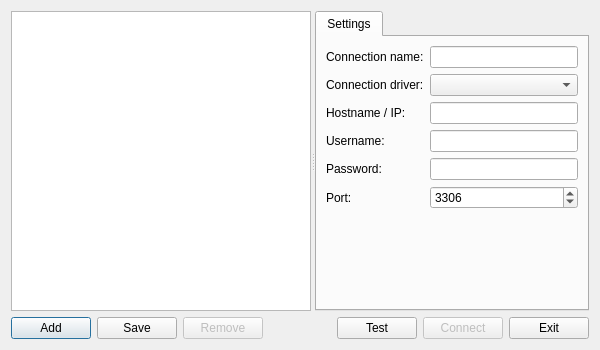
<?xml version="1.0" encoding="UTF-8"?>
<ui version="4.0">
 <class>ConnectionsDialog</class>
 <widget class="QDialog" name="ConnectionsDialog">
  <property name="geometry">
   <rect>
    <x>0</x>
    <y>0</y>
    <width>600</width>
    <height>350</height>
   </rect>
  </property>
  <property name="sizePolicy">
   <sizepolicy hsizetype="Expanding" vsizetype="Expanding">
    <horstretch>0</horstretch>
    <verstretch>0</verstretch>
   </sizepolicy>
  </property>
  <property name="minimumSize">
   <size>
    <width>500</width>
    <height>350</height>
   </size>
  </property>
  <property name="windowTitle">
   <string>Connections - Qt SQL Manager</string>
  </property>
  <property name="windowIcon">
   <iconset resource="assets.qrc">
    <normaloff>:/img/img/logo.png</normaloff>:/img/img/logo.png</iconset>
  </property>
  <layout class="QGridLayout" name="gridLayout_2">
   <item row="0" column="0">
    <layout class="QGridLayout" name="gridLayout">
     <item row="0" column="0">
      <layout class="QHBoxLayout" name="horizontalLayout_2">
       <item>
        <widget class="QSplitter" name="Splitter_Top">
         <property name="orientation">
          <enum>Qt::Horizontal</enum>
         </property>
         <widget class="QListWidget" name="List_Connections">
          <property name="minimumSize">
           <size>
            <width>100</width>
            <height>0</height>
           </size>
          </property>
         </widget>
         <widget class="QTabWidget" name="tabWidget">
          <property name="currentIndex">
           <number>0</number>
          </property>
          <widget class="QWidget" name="Tab_Settings">
           <attribute name="title">
            <string>Settings</string>
           </attribute>
           <layout class="QGridLayout" name="gridLayout_3">
            <item row="0" column="0">
             <layout class="QFormLayout" name="formLayout">
              <item row="0" column="0">
               <widget class="QLabel" name="label_6">
                <property name="text">
                 <string>Connection name:</string>
                </property>
               </widget>
              </item>
              <item row="0" column="1">
               <widget class="QLineEdit" name="Input_ConnectionName"/>
              </item>
              <item row="1" column="0">
               <widget class="QLabel" name="label_2">
                <property name="text">
                 <string>Connection driver:</string>
                </property>
               </widget>
              </item>
              <item row="1" column="1">
               <widget class="QComboBox" name="Input_Driver">
                <property name="sizePolicy">
                 <sizepolicy hsizetype="Expanding" vsizetype="Fixed">
                  <horstretch>0</horstretch>
                  <verstretch>0</verstretch>
                 </sizepolicy>
                </property>
                <property name="editable">
                 <bool>false</bool>
                </property>
               </widget>
              </item>
              <item row="2" column="0">
               <widget class="QLabel" name="label">
                <property name="text">
                 <string>Hostname / IP:</string>
                </property>
               </widget>
              </item>
              <item row="2" column="1">
               <widget class="QLineEdit" name="Input_Hostname"/>
              </item>
              <item row="3" column="0">
               <widget class="QLabel" name="label_3">
                <property name="text">
                 <string>Username:</string>
                </property>
               </widget>
              </item>
              <item row="3" column="1">
               <widget class="QLineEdit" name="Input_Username"/>
              </item>
              <item row="4" column="0">
               <widget class="QLabel" name="label_4">
                <property name="text">
                 <string>Password:</string>
                </property>
               </widget>
              </item>
              <item row="4" column="1">
               <widget class="QLineEdit" name="Input_Password">
                <property name="echoMode">
                 <enum>QLineEdit::PasswordEchoOnEdit</enum>
                </property>
                <property name="clearButtonEnabled">
                 <bool>false</bool>
                </property>
               </widget>
              </item>
              <item row="5" column="0">
               <widget class="QLabel" name="label_5">
                <property name="text">
                 <string>Port:</string>
                </property>
               </widget>
              </item>
              <item row="5" column="1">
               <widget class="QSpinBox" name="Input_Port">
                <property name="sizePolicy">
                 <sizepolicy hsizetype="Expanding" vsizetype="Fixed">
                  <horstretch>0</horstretch>
                  <verstretch>0</verstretch>
                 </sizepolicy>
                </property>
                <property name="minimum">
                 <number>1</number>
                </property>
                <property name="maximum">
                 <number>9999</number>
                </property>
                <property name="value">
                 <number>3306</number>
                </property>
               </widget>
              </item>
             </layout>
            </item>
           </layout>
          </widget>
         </widget>
        </widget>
       </item>
      </layout>
     </item>
     <item row="1" column="0">
      <layout class="QHBoxLayout" name="horizontalLayout_3">
       <item>
        <widget class="QPushButton" name="Button_Add">
         <property name="text">
          <string>Add</string>
         </property>
        </widget>
       </item>
       <item>
        <widget class="QPushButton" name="Button_Save">
         <property name="text">
          <string>Save</string>
         </property>
        </widget>
       </item>
       <item>
        <widget class="QPushButton" name="Button_Remove">
         <property name="enabled">
          <bool>false</bool>
         </property>
         <property name="text">
          <string>Remove</string>
         </property>
        </widget>
       </item>
       <item>
        <spacer name="horizontalSpacer">
         <property name="orientation">
          <enum>Qt::Horizontal</enum>
         </property>
         <property name="sizeHint" stdset="0">
          <size>
           <width>40</width>
           <height>20</height>
          </size>
         </property>
        </spacer>
       </item>
       <item>
        <widget class="QPushButton" name="Button_Test">
         <property name="text">
          <string>Test</string>
         </property>
        </widget>
       </item>
       <item>
        <widget class="QPushButton" name="Button_Connect">
         <property name="enabled">
          <bool>false</bool>
         </property>
         <property name="text">
          <string>Connect</string>
         </property>
        </widget>
       </item>
       <item>
        <widget class="QPushButton" name="Button_Exit">
         <property name="text">
          <string>Exit</string>
         </property>
        </widget>
       </item>
      </layout>
     </item>
    </layout>
   </item>
  </layout>
 </widget>
 <resources>
  <include location="assets.qrc"/>
 </resources>
 <connections>
  <connection>
   <sender>Button_Exit</sender>
   <signal>clicked()</signal>
   <receiver>ConnectionsDialog</receiver>
   <slot>close()</slot>
   <hints>
    <hint type="sourcelabel">
     <x>499</x>
     <y>312</y>
    </hint>
    <hint type="destinationlabel">
     <x>274</x>
     <y>174</y>
    </hint>
   </hints>
  </connection>
 </connections>
</ui>
